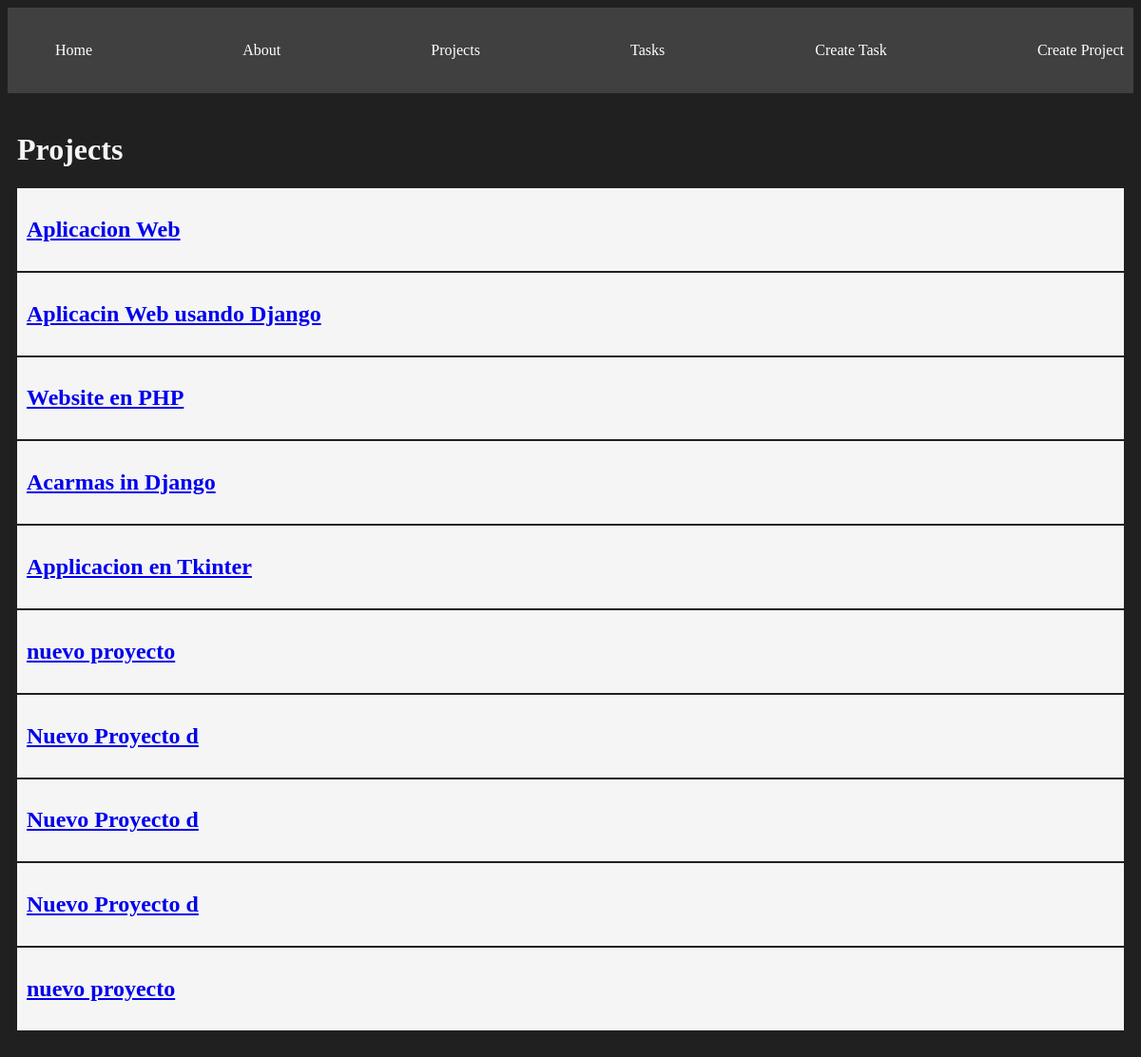
/projects/, run on the app's committed database.
### myapp/models.py (models this page shows, shortened)
class Project(models.Model):
    name = models.CharField(max_length=200)
    description = models.TextField(default='')

### myapp/views.py (the view)
# urls.py: path('projects/', views.Projects, name='projects'),
def Projects(request):
    projects = Project.objects.all
    return render(request, 'projects/projects.html', {
        'projects': projects
    })

### myapp/templates/projects/projects.html
{% extends 'layouts/base.html' %}
{% block content %}
<h1>Projects</h1>
{% for  project in projects %}
<article class="card">
   <a href="{% url 'project_detail' project.id %}">
      <h1>{{project.name}}</h1>
   </a>
</article>
{% endfor %}
{% endblock %}

### myapp/static/style/main.css (style rules this page uses)
body { background: #202020; color: whitesmoke; }
.card { background: whitesmoke; color: black; padding: 10px; margin-bottom: 2px; }

### data on the page
Project: name "Aplicacion Web"
Project: name "Aplicacin Web usando Django"
Project: name "Website en PHP"
Project: name "Acarmas in Django"
Project: name "Applicacion en Tkinter"
Project: name "nuevo proyecto"
Project: name "Nuevo Proyecto d"
Project: name "Nuevo Proyecto d"
Project: name "Nuevo Proyecto d"
Project: name "nuevo proyecto"
